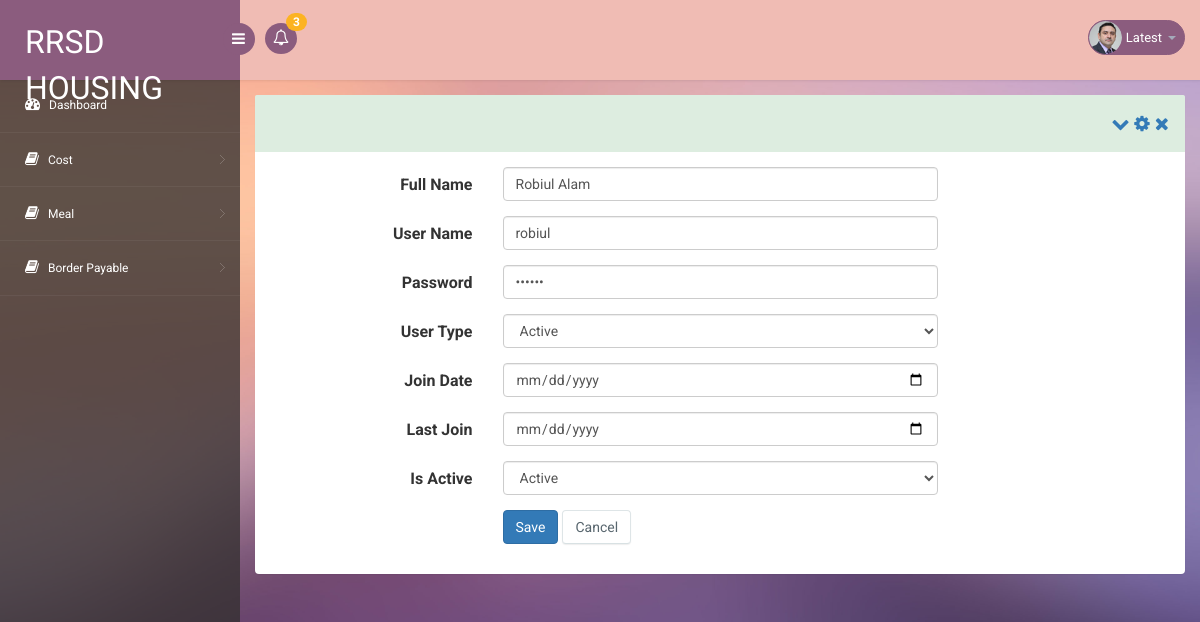
Page /admin/borderedit.php?borderid=2 (signed in) on the committed database.
### tables this page shows
CREATE TABLE `mms_borders` (
  `id` int(11) NOT NULL,
  `full_name` varchar(100) NOT NULL,
  `user_name` varchar(45) NOT NULL,
  `password` varchar(45) NOT NULL,
  `user_type` varchar(45) NOT NULL,
  `join_date` timestamp(6) NOT NULL DEFAULT CURRENT_TIMESTAMP(6),
  `last_login` timestamp(6) NOT NULL DEFAULT CURRENT_TIMESTAMP(6) ON UPDATE CURRENT_TIMESTAMP(6),
  `is_active` tinyint(2) NOT NULL
);

### lib/Database.php (called while the page is built, shortened)
<?php
Class Database{
 public $host   = DB_HOST;
 public $user   = DB_USER;
 public $pass   = DB_PASS;
 public $dbname = DB_NAME;
 public $link;
private function connectDB(){
  $this->link = new mysqli($this->host, $this->user, $this->pass,
  $this->dbname);
}
  public function select($query){
    $result = $this->link->query($query) or
    die($this->link->error.__LINE__);
    if($result->num_rows > 0){
      return $result;
    } else {
      return false;
    }
  }
}

### classes/Addborder.php (called while the page is built, shortened)
<?php
$filepath = realpath(dirname(__FILE__));
include_once ($filepath.'/../lib/Database.php');
?>
<?php
class Addborder{
	private $db;
	public function __construct(){
		$this->db = new Database();
	}
	public function getAllEditBorder($id){
		$query = " SELECT * FROM mms_borders WHERE id = '$id' ";
		$result = $this->db->select($query);
		return $result;
	}
}
?>

### admin/borderedit.php (the view, shortened to what this page needs)
<?php include 'inc/header.php'; ?>
<?php include 'inc/topNav.php'; ?>
<?php include 'inc/navigation.php'; ?>
<?php include '../classes/Addborder.php'; ?>
<?php
    if (!isset($_GET['borderid']) || $_GET['borderid'] == NULL) {
        echo " <script>window.location = 'manageBorder.php';</script> ";
    }else{
        $id = preg_replace('/[^-a-zA-Z0-9_]/', '', $_GET['borderid']);
    }
    $addborder = new Addborder();
?>
<section id="main-content">
	<section class="wrapper">
		<div class="row">
                <div class="col-lg-12">
                    <section class="panel">
                        <header class="panel-heading">
                            <span class="tools pull-right">
                                <a class="fa fa-chevron-down" href="javascript:;"></a>
                                <a class="fa fa-cog" href="javascript:;"></a>
                                <a class="fa fa-times" href="javascript:;"></a>
                             </span>
                        </header>
                        <div class="panel-body">
                            <div class="form">
                                <?php
                                    $getBorder = $addborder->getAllEditBorder($id);
                                    if ($getBorder) {
                                        while ($value = $getBorder->fetch_assoc()) {
                                    ?>
                                <form class="cmxform form-horizontal " id="signupForm"  action="" novalidate="novalidate" method="post">
                                    <div class="form-group ">
                                        <label for="full_name" class="control-label col-lg-3">Full Name</label>
                                        <div class="col-lg-6">
                                            <input class=" form-control" id="full_name" value="<?php echo $value['full_name']?>" name="full_name" type="text">
                                        </div>
                                    </div>
                                    <div class="form-group ">
                                        <label for="user_name" class="control-label col-lg-3">User Name</label>
                                        <div class="col-lg-6">
                                            <input class=" form-control" id="user_name" value="<?php echo $value['user_name']?>" name="user_name" type="text">
                                        </div>
                                    </div>
                                    <div class="form-group ">
                                        <label for="password" class="control-label col-lg-3">Password</label>
                                        <div class="col-lg-6">
                                            <input class="form-control " id="password" value="<?php echo $value['password']?>" name="password" type="password">
                                        </div>
                                    </div>
                                    <div class="form-group ">
                                        <label for="user_type" class="control-label col-lg-3">User Type</label>
                                        <div class="col-lg-6">
                                           <select class="form-control" name="user_type" id="user_type">
                                                <?php
                                            if ($value['user_type'] == 0) { ?>
                                                <option selected="selected" value="0">Inactive</option>
                                                <option value="1">Active</option>
                                                <?php } else{ ?>
                                                <option selected="selected" value="1">Active</option>
                                                <?php } ?>
                                            </select>
                                        </div>
                                    </div>
                                    <div class="form-group ">
                                        <label for="join_date" class="control-label col-lg-3">Join Date</label>
                                        <div class="col-lg-6">
                                            <input class="form-control " id="join_date" value="<?php echo $value['join_date']?>" name="join_date" type="date">
                                        </div>
                                    </div>
                                    <div class="form-group ">
                                        <label for="last_login" class="control-label col-lg-3">Last Join</label>
                                        <div class="col-lg-6">
                                            <input class="form-control " id="last_login" value="<?php echo $value['last_login']?>" name="last_login" type="date">
                                        </div>
                                    </div>
                                    <div class="form-group ">
                                        <label for="is_active" class="control-label col-lg-3">Is Active</label>
                                        <div class="col-lg-6">
                                           <select class="form-control" name="is_active" id="is_active">
                                                <?php
                                            if ($value['is_active'] == 0) { ?>
                                                <option selected="selected" value="0">Inactive</option>
                                                <option value="1">Active</option>
                                                <?php } else{ ?>
                                                <option selected="selected" value="1">Active</option>
                                                <?php } ?>
                                            </select>
                                        </div>
                                    </div>
                                    <div class="form-group">
                                        <div class="col-lg-offset-3 col-lg-6">
                                            <button class="btn btn-primary" type="submit" name="submit">Save</button>
                                            <button class="btn btn-default" type="button">Cancel</button>
                                        </div>
                                    </div>
                                </form>
                                <?php } } ?>
                            </div>
                        </div>
                    </section>
                </div>
            </div>
	</section>
</section>
</section>
<?php include 'inc/footer.php'; ?>

### admin/css/style.css (style rules this page uses)
html, body { font-family: 'Roboto', sans-serif; font-size: 100%; overflow-x: hidden; background: url(../images/bg.jpg) no-repeat 0px 0px; background-size:cover; }
body a { transition: 0.5s all ease; -webkit-transition: 0.5s all ease; -moz-transition: 0.5s all ease; -o-transition: 0.5s all ease; -ms-transition: 0.5s all ease; text-decoration:none; }
ul,label { margin:0; padding:0; }
#main-content { margin-left:240px; -webkit-transition:all .3s ease-in-out; -moz-transition:all .3s ease-in-out; -o-transition:all .3s ease-in-out; transition:all .3s ease-in-out; }
.wrapper { display:inline-block; margin-top:80px; padding:15px; width:100%; }
.panel-heading { position: relative; height: 57px; line-height: 57px; letter-spacing: 0.2px; color: #000; font-size: 18px; font-weight: 400; padding: 0 16px; background:#ddede0; border-top-right-radius: 2px; border-top-left-radius: 2px; text-transform: uppercase; text-align: center; }
.panel { border: none ! important; }
.btn-default { color: #58666e !important; background-color: #fcfdfd; background-color: #fff; border-color: #dee5e7; border-bottom-color: #d8e1e3; -webkit-box-shadow: 0 1px 1px rgba(90, 90, 90, 0.1); box-shadow: 0 1px 1px rgba(90, 90, 90, 0.1); }

### rows in the picture
mms_borders: full_name "Robiul Alam", user_name "robiul", user_type "Active", is_active "Active"

### other values in the picture
Session::get('adminName') "Latest"
